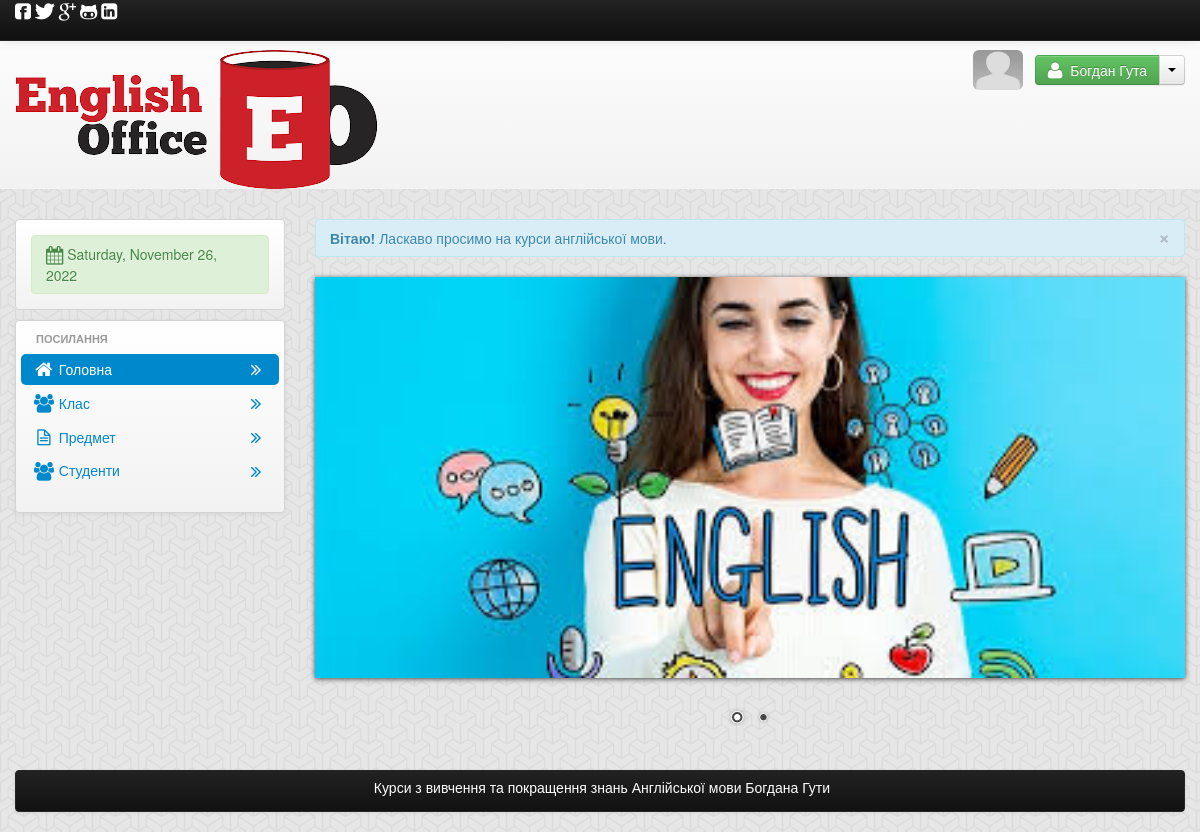
The app's page /teacher_home.php (signed in) with its own data.
### tables this page shows
CREATE TABLE `teacher` (
  `teacher_id` int(11) NOT NULL,
  `username` varchar(100) NOT NULL,
  `password` varchar(200) NOT NULL,
  `firstname` varchar(100) NOT NULL,
  `lastname` varchar(100) NOT NULL,
  `middlename` varchar(100) NOT NULL,
  `department` varchar(100) NOT NULL,
  `student_id` int(11) NOT NULL,
  `location` varchar(200) NOT NULL
);

### session.php (called while the page is built, shortened)
<?php
$session_id=$_SESSION['id'];
?>

### navhead_user.php (the view, shortened to what this page needs)
<div class="row-fluid">
    <div class="span12">
        <div class="navbar navbar-fixed-top navbar-inverse">
            <div class="navbar-inner">
                <div class="container">
                    <div class="nav-collapse collapse">
                       <i class="icon-facebook-sign icon-large" id="color_white"></i>
                        <i class="icon-twitter icon-large" id="color_white"></i>
                        <i class="icon-google-plus icon-large" id="color_white"></i>
                        <i class="icon-github-alt icon-large" id="color_white"></i>
                        <i class="icon-linkedin-sign icon-large" id="color_white"></i>
                    </div>
                </div>
            </div>
        </div>
        <div class="hero-unit-header">
            <div class="container">
                <div class="row-fluid">
                    <div class="span12">
                        <div class="row-fluid">
                            <div class="span6">
                             <img src="admin/images/head.png">
                            </div>
                            <div class="span6">
                                <div class="pull-right">
                                  <?php
                                    $student_query=mysqli_query($conn,"select * from teacher where teacher_id='$session_id'")or die(mysqli_error());
                                    $teacher_row=  mysqli_fetch_array($student_query);
                                    ?>
                                     <img  src="admin/<?php echo $teacher_row['location']; ?>"  class="img img-rounded" id="picture">
                                    <div class="btn-group">
                                        <button class="btn btn-success"><i class="icon-user icon-large"></i>&nbsp; <?php echo $user_row['firstname'] . " " . $user_row['lastname']; ?></button>
                                        <button class="btn dropdown-toggle" data-toggle="dropdown">
                                            <span class="caret"></span>
                                        </button>
                                    </div>
                                </div>
                            </div>
                        </div>
                    </div>
                </div>
            </div>
        </div>

### records on screen
teacher: location (picture), firstname "Богдан", lastname "Гута"
